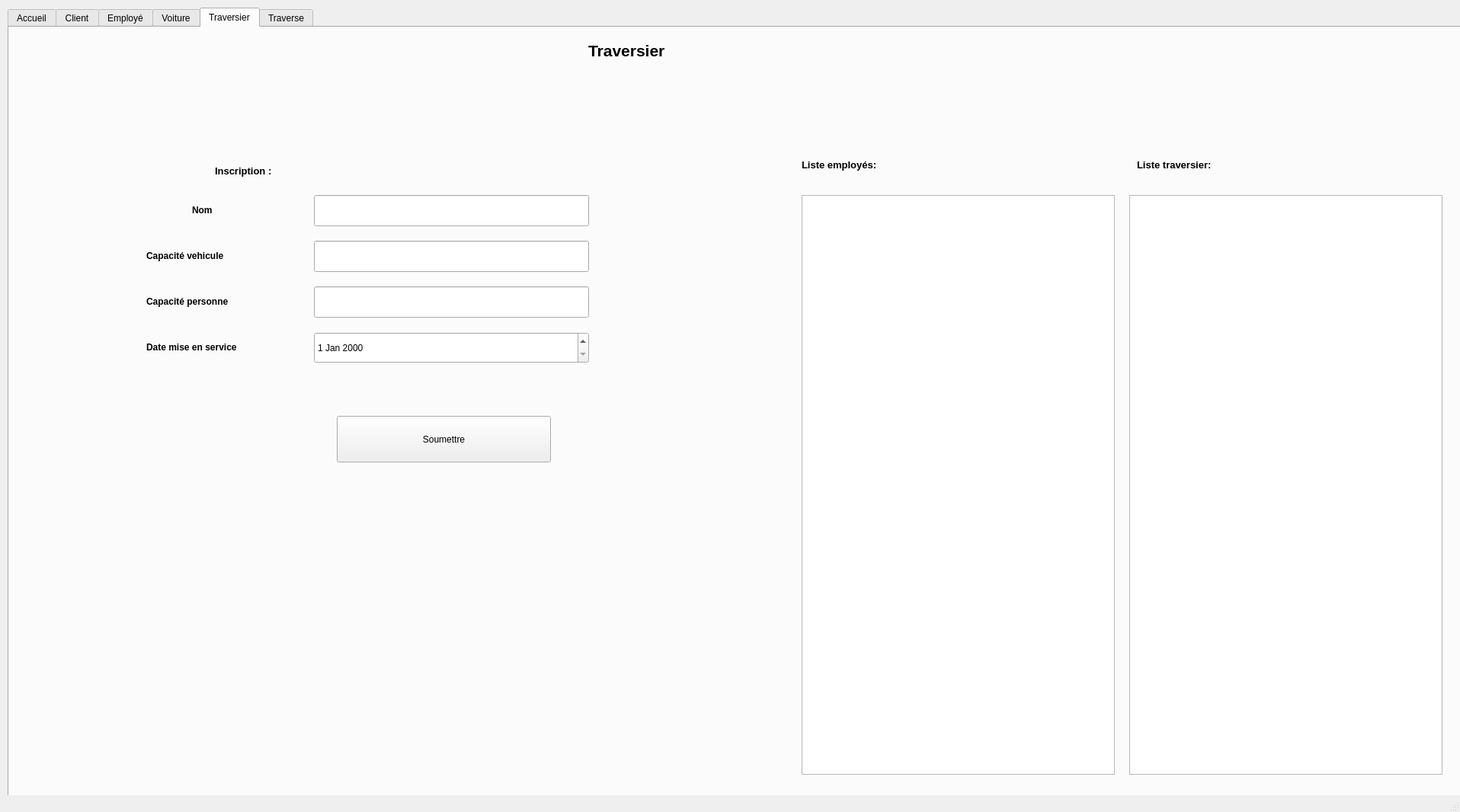
<?xml version="1.0" encoding="UTF-8"?>
<ui version="4.0">
 <class>MainWindow</class>
 <widget class="QMainWindow" name="MainWindow">
  <property name="windowModality">
   <enum>Qt::NonModal</enum>
  </property>
  <property name="geometry">
   <rect>
    <x>0</x>
    <y>0</y>
    <width>1916</width>
    <height>1066</height>
   </rect>
  </property>
  <property name="windowTitle">
   <string>MainWindow</string>
  </property>
  <widget class="QWidget" name="centralwidget">
   <widget class="QTabWidget" name="tabWidget">
    <property name="geometry">
     <rect>
      <x>10</x>
      <y>10</y>
      <width>1920</width>
      <height>1080</height>
     </rect>
    </property>
    <property name="sizePolicy">
     <sizepolicy hsizetype="Preferred" vsizetype="Preferred">
      <horstretch>0</horstretch>
      <verstretch>0</verstretch>
     </sizepolicy>
    </property>
    <property name="currentIndex">
     <number>4</number>
    </property>
    <widget class="QWidget" name="tab">
     <attribute name="title">
      <string>Accueil</string>
     </attribute>
     <widget class="QCalendarWidget" name="calendarWidget">
      <property name="geometry">
       <rect>
        <x>340</x>
        <y>240</y>
        <width>1081</width>
        <height>581</height>
       </rect>
      </property>
     </widget>
     <widget class="QLabel" name="Accueil">
      <property name="geometry">
       <rect>
        <x>830</x>
        <y>10</y>
        <width>211</width>
        <height>41</height>
       </rect>
      </property>
      <property name="font">
       <font>
        <pointsize>18</pointsize>
        <weight>75</weight>
        <bold>true</bold>
       </font>
      </property>
      <property name="text">
       <string>Accueil</string>
      </property>
     </widget>
    </widget>
    <widget class="QWidget" name="Personne">
     <attribute name="title">
      <string>Client</string>
     </attribute>
     <widget class="QLineEdit" name="adresseClient">
      <property name="geometry">
       <rect>
        <x>580</x>
        <y>280</y>
        <width>361</width>
        <height>41</height>
       </rect>
      </property>
     </widget>
     <widget class="QLabel" name="label">
      <property name="geometry">
       <rect>
        <x>470</x>
        <y>170</y>
        <width>101</width>
        <height>20</height>
       </rect>
      </property>
      <property name="font">
       <font>
        <pointsize>9</pointsize>
        <weight>75</weight>
        <bold>true</bold>
       </font>
      </property>
      <property name="text">
       <string>Nom</string>
      </property>
     </widget>
     <widget class="QLineEdit" name="provienceClient">
      <property name="geometry">
       <rect>
        <x>580</x>
        <y>400</y>
        <width>361</width>
        <height>41</height>
       </rect>
      </property>
     </widget>
     <widget class="QLabel" name="label_3">
      <property name="geometry">
       <rect>
        <x>470</x>
        <y>350</y>
        <width>101</width>
        <height>21</height>
       </rect>
      </property>
      <property name="font">
       <font>
        <pointsize>9</pointsize>
        <weight>75</weight>
        <bold>true</bold>
       </font>
      </property>
      <property name="text">
       <string>Ville</string>
      </property>
     </widget>
     <widget class="QLineEdit" name="villeClient">
      <property name="geometry">
       <rect>
        <x>580</x>
        <y>340</y>
        <width>361</width>
        <height>41</height>
       </rect>
      </property>
     </widget>
     <widget class="QLineEdit" name="courrielClient">
      <property name="geometry">
       <rect>
        <x>580</x>
        <y>580</y>
        <width>361</width>
        <height>41</height>
       </rect>
      </property>
     </widget>
     <widget class="QLineEdit" name="codePostalClient">
      <property name="geometry">
       <rect>
        <x>580</x>
        <y>460</y>
        <width>361</width>
        <height>41</height>
       </rect>
      </property>
     </widget>
     <widget class="QLabel" name="label_7">
      <property name="geometry">
       <rect>
        <x>470</x>
        <y>590</y>
        <width>101</width>
        <height>20</height>
       </rect>
      </property>
      <property name="font">
       <font>
        <pointsize>9</pointsize>
        <weight>75</weight>
        <bold>true</bold>
       </font>
      </property>
      <property name="text">
       <string>Courriel</string>
      </property>
     </widget>
     <widget class="QLabel" name="label_6">
      <property name="geometry">
       <rect>
        <x>430</x>
        <y>520</y>
        <width>141</width>
        <height>41</height>
       </rect>
      </property>
      <property name="font">
       <font>
        <pointsize>9</pointsize>
        <weight>75</weight>
        <bold>true</bold>
       </font>
      </property>
      <property name="text">
       <string>Téléphone</string>
      </property>
     </widget>
     <widget class="QLineEdit" name="telephoneClient">
      <property name="geometry">
       <rect>
        <x>580</x>
        <y>520</y>
        <width>361</width>
        <height>41</height>
       </rect>
      </property>
     </widget>
     <widget class="QLabel" name="label_8">
      <property name="geometry">
       <rect>
        <x>920</x>
        <y>10</y>
        <width>211</width>
        <height>41</height>
       </rect>
      </property>
      <property name="font">
       <font>
        <pointsize>16</pointsize>
        <weight>75</weight>
        <bold>true</bold>
       </font>
      </property>
      <property name="text">
       <string>Client</string>
      </property>
     </widget>
     <widget class="QLabel" name="label_5">
      <property name="geometry">
       <rect>
        <x>430</x>
        <y>460</y>
        <width>141</width>
        <height>41</height>
       </rect>
      </property>
      <property name="font">
       <font>
        <pointsize>9</pointsize>
        <weight>75</weight>
        <bold>true</bold>
       </font>
      </property>
      <property name="text">
       <string>Code postale</string>
      </property>
     </widget>
     <widget class="QLineEdit" name="nomClient">
      <property name="geometry">
       <rect>
        <x>580</x>
        <y>160</y>
        <width>361</width>
        <height>41</height>
       </rect>
      </property>
     </widget>
     <widget class="QLabel" name="label_4">
      <property name="geometry">
       <rect>
        <x>440</x>
        <y>400</y>
        <width>131</width>
        <height>41</height>
       </rect>
      </property>
      <property name="font">
       <font>
        <pointsize>9</pointsize>
        <weight>75</weight>
        <bold>true</bold>
       </font>
      </property>
      <property name="text">
       <string>Province </string>
      </property>
     </widget>
     <widget class="QLabel" name="label_2">
      <property name="geometry">
       <rect>
        <x>470</x>
        <y>290</y>
        <width>101</width>
        <height>16</height>
       </rect>
      </property>
      <property name="font">
       <font>
        <pointsize>9</pointsize>
        <weight>75</weight>
        <bold>true</bold>
       </font>
      </property>
      <property name="text">
       <string>Adresse</string>
      </property>
     </widget>
     <widget class="QListWidget" name="listeClient">
      <property name="geometry">
       <rect>
        <x>1440</x>
        <y>150</y>
        <width>411</width>
        <height>761</height>
       </rect>
      </property>
     </widget>
     <widget class="QLabel" name="label_9">
      <property name="geometry">
       <rect>
        <x>570</x>
        <y>120</y>
        <width>151</width>
        <height>16</height>
       </rect>
      </property>
      <property name="font">
       <font>
        <pointsize>10</pointsize>
        <weight>75</weight>
        <bold>true</bold>
       </font>
      </property>
      <property name="text">
       <string>Inscription :</string>
      </property>
     </widget>
     <widget class="QLabel" name="label_10">
      <property name="geometry">
       <rect>
        <x>1440</x>
        <y>130</y>
        <width>241</width>
        <height>16</height>
       </rect>
      </property>
      <property name="font">
       <font>
        <pointsize>10</pointsize>
        <weight>75</weight>
        <bold>true</bold>
       </font>
      </property>
      <property name="text">
       <string>Liste client :</string>
      </property>
     </widget>
     <widget class="QPushButton" name="btnClient">
      <property name="geometry">
       <rect>
        <x>620</x>
        <y>840</y>
        <width>281</width>
        <height>61</height>
       </rect>
      </property>
      <property name="text">
       <string>Soumettre</string>
      </property>
     </widget>
     <widget class="QLineEdit" name="numClient">
      <property name="geometry">
       <rect>
        <x>580</x>
        <y>640</y>
        <width>361</width>
        <height>41</height>
       </rect>
      </property>
     </widget>
     <widget class="QLabel" name="label_38">
      <property name="geometry">
       <rect>
        <x>410</x>
        <y>650</y>
        <width>161</width>
        <height>20</height>
       </rect>
      </property>
      <property name="font">
       <font>
        <pointsize>9</pointsize>
        <weight>75</weight>
        <bold>true</bold>
       </font>
      </property>
      <property name="text">
       <string>Numéro d'identification</string>
      </property>
     </widget>
     <widget class="QLineEdit" name="sexeClient">
      <property name="geometry">
       <rect>
        <x>580</x>
        <y>700</y>
        <width>361</width>
        <height>41</height>
       </rect>
      </property>
     </widget>
     <widget class="QDateEdit" name="dateNaissance">
      <property name="geometry">
       <rect>
        <x>580</x>
        <y>760</y>
        <width>361</width>
        <height>41</height>
       </rect>
      </property>
     </widget>
     <widget class="QLabel" name="label_39">
      <property name="geometry">
       <rect>
        <x>440</x>
        <y>710</y>
        <width>131</width>
        <height>20</height>
       </rect>
      </property>
      <property name="font">
       <font>
        <pointsize>9</pointsize>
        <weight>75</weight>
        <bold>true</bold>
       </font>
      </property>
      <property name="text">
       <string>Sexe</string>
      </property>
     </widget>
     <widget class="QLabel" name="label_40">
      <property name="geometry">
       <rect>
        <x>410</x>
        <y>770</y>
        <width>161</width>
        <height>20</height>
       </rect>
      </property>
      <property name="font">
       <font>
        <pointsize>9</pointsize>
        <weight>75</weight>
        <bold>true</bold>
       </font>
      </property>
      <property name="text">
       <string>Date de naissance</string>
      </property>
     </widget>
     <widget class="QPushButton" name="btnClient_2">
      <property name="geometry">
       <rect>
        <x>1520</x>
        <y>920</y>
        <width>281</width>
        <height>51</height>
       </rect>
      </property>
      <property name="text">
       <string>Supprimer</string>
      </property>
     </widget>
     <widget class="QLineEdit" name="prenomClient">
      <property name="geometry">
       <rect>
        <x>580</x>
        <y>220</y>
        <width>361</width>
        <height>41</height>
       </rect>
      </property>
     </widget>
     <widget class="QLabel" name="label_41">
      <property name="geometry">
       <rect>
        <x>470</x>
        <y>230</y>
        <width>101</width>
        <height>20</height>
       </rect>
      </property>
      <property name="font">
       <font>
        <pointsize>9</pointsize>
        <weight>75</weight>
        <bold>true</bold>
       </font>
      </property>
      <property name="text">
       <string>Prenom</string>
      </property>
     </widget>
    </widget>
    <widget class="QWidget" name="tab_4">
     <attribute name="title">
      <string>Employé</string>
     </attribute>
     <widget class="QLabel" name="label_21">
      <property name="geometry">
       <rect>
        <x>840</x>
        <y>0</y>
        <width>321</width>
        <height>101</height>
       </rect>
      </property>
      <property name="font">
       <font>
        <pointsize>16</pointsize>
        <weight>75</weight>
        <bold>true</bold>
       </font>
      </property>
      <property name="text">
       <string>Employé</string>
      </property>
     </widget>
     <widget class="QLabel" name="label_22">
      <property name="geometry">
       <rect>
        <x>450</x>
        <y>160</y>
        <width>211</width>
        <height>51</height>
       </rect>
      </property>
      <property name="font">
       <font>
        <pointsize>10</pointsize>
        <weight>75</weight>
        <bold>true</bold>
       </font>
      </property>
      <property name="text">
       <string>Inscription :</string>
      </property>
     </widget>
     <widget class="QLabel" name="label_23">
      <property name="geometry">
       <rect>
        <x>400</x>
        <y>210</y>
        <width>91</width>
        <height>31</height>
       </rect>
      </property>
      <property name="font">
       <font>
        <pointsize>9</pointsize>
        <weight>75</weight>
        <bold>true</bold>
       </font>
      </property>
      <property name="text">
       <string>Nom</string>
      </property>
     </widget>
     <widget class="QLineEdit" name="nomEmploye">
      <property name="geometry">
       <rect>
        <x>500</x>
        <y>210</y>
        <width>361</width>
        <height>41</height>
       </rect>
      </property>
     </widget>
     <widget class="QLabel" name="label_24">
      <property name="geometry">
       <rect>
        <x>1440</x>
        <y>120</y>
        <width>171</width>
        <height>51</height>
       </rect>
      </property>
      <property name="font">
       <font>
        <pointsize>10</pointsize>
        <weight>75</weight>
        <bold>true</bold>
       </font>
      </property>
      <property name="text">
       <string>Liste employés :</string>
      </property>
     </widget>
     <widget class="QListWidget" name="listeEmploye">
      <property name="geometry">
       <rect>
        <x>1440</x>
        <y>160</y>
        <width>411</width>
        <height>761</height>
       </rect>
      </property>
     </widget>
     <widget class="QLabel" name="label_25">
      <property name="geometry">
       <rect>
        <x>380</x>
        <y>330</y>
        <width>111</width>
        <height>20</height>
       </rect>
      </property>
      <property name="font">
       <font>
        <pointsize>9</pointsize>
        <weight>75</weight>
        <bold>true</bold>
       </font>
      </property>
      <property name="text">
       <string>Adresse</string>
      </property>
     </widget>
     <widget class="QLabel" name="label_26">
      <property name="geometry">
       <rect>
        <x>400</x>
        <y>390</y>
        <width>91</width>
        <height>20</height>
       </rect>
      </property>
      <property name="font">
       <font>
        <pointsize>9</pointsize>
        <weight>75</weight>
        <bold>true</bold>
       </font>
      </property>
      <property name="text">
       <string>Ville</string>
      </property>
     </widget>
     <widget class="QLabel" name="label_27">
      <property name="geometry">
       <rect>
        <x>370</x>
        <y>450</y>
        <width>111</width>
        <height>20</height>
       </rect>
      </property>
      <property name="font">
       <font>
        <pointsize>9</pointsize>
        <weight>75</weight>
        <bold>true</bold>
       </font>
      </property>
      <property name="text">
       <string>Province</string>
      </property>
     </widget>
     <widget class="QLabel" name="label_28">
      <property name="geometry">
       <rect>
        <x>370</x>
        <y>510</y>
        <width>111</width>
        <height>20</height>
       </rect>
      </property>
      <property name="font">
       <font>
        <pointsize>9</pointsize>
        <weight>75</weight>
        <bold>true</bold>
       </font>
      </property>
      <property name="text">
       <string>Code postal</string>
      </property>
     </widget>
     <widget class="QLabel" name="label_29">
      <property name="geometry">
       <rect>
        <x>370</x>
        <y>570</y>
        <width>111</width>
        <height>20</height>
       </rect>
      </property>
      <property name="font">
       <font>
        <pointsize>9</pointsize>
        <weight>75</weight>
        <bold>true</bold>
       </font>
      </property>
      <property name="text">
       <string>Téléphone</string>
      </property>
     </widget>
     <widget class="QLabel" name="label_30">
      <property name="geometry">
       <rect>
        <x>370</x>
        <y>630</y>
        <width>121</width>
        <height>20</height>
       </rect>
      </property>
      <property name="font">
       <font>
        <pointsize>9</pointsize>
        <weight>75</weight>
        <bold>true</bold>
       </font>
      </property>
      <property name="text">
       <string>Courriel</string>
      </property>
     </widget>
     <widget class="QLineEdit" name="adresseEmploye">
      <property name="geometry">
       <rect>
        <x>500</x>
        <y>320</y>
        <width>361</width>
        <height>41</height>
       </rect>
      </property>
     </widget>
     <widget class="QLineEdit" name="villeEmploye">
      <property name="geometry">
       <rect>
        <x>500</x>
        <y>380</y>
        <width>361</width>
        <height>41</height>
       </rect>
      </property>
     </widget>
     <widget class="QLineEdit" name="provinceEmploye">
      <property name="geometry">
       <rect>
        <x>500</x>
        <y>440</y>
        <width>361</width>
        <height>41</height>
       </rect>
      </property>
     </widget>
     <widget class="QLineEdit" name="codePostalEmploye">
      <property name="geometry">
       <rect>
        <x>500</x>
        <y>500</y>
        <width>361</width>
        <height>41</height>
       </rect>
      </property>
     </widget>
     <widget class="QLineEdit" name="telephoneEmploye">
      <property name="geometry">
       <rect>
        <x>500</x>
        <y>560</y>
        <width>361</width>
        <height>41</height>
       </rect>
      </property>
     </widget>
     <widget class="QLineEdit" name="courrielEmploye">
      <property name="geometry">
       <rect>
        <x>500</x>
        <y>620</y>
        <width>361</width>
        <height>41</height>
       </rect>
      </property>
     </widget>
     <widget class="QLabel" name="label_31">
      <property name="geometry">
       <rect>
        <x>380</x>
        <y>690</y>
        <width>111</width>
        <height>20</height>
       </rect>
      </property>
      <property name="font">
       <font>
        <pointsize>9</pointsize>
        <weight>75</weight>
        <bold>true</bold>
       </font>
      </property>
      <property name="text">
       <string>NAS</string>
      </property>
     </widget>
     <widget class="QLineEdit" name="nasEmploye">
      <property name="geometry">
       <rect>
        <x>500</x>
        <y>680</y>
        <width>361</width>
        <height>41</height>
       </rect>
      </property>
     </widget>
     <widget class="QPushButton" name="btnEmploye">
      <property name="geometry">
       <rect>
        <x>550</x>
        <y>750</y>
        <width>281</width>
        <height>61</height>
       </rect>
      </property>
      <property name="text">
       <string>Soumettre</string>
      </property>
     </widget>
     <widget class="QLineEdit" name="prenomEmploye">
      <property name="geometry">
       <rect>
        <x>500</x>
        <y>260</y>
        <width>361</width>
        <height>41</height>
       </rect>
      </property>
     </widget>
     <widget class="QLabel" name="label_42">
      <property name="geometry">
       <rect>
        <x>400</x>
        <y>270</y>
        <width>91</width>
        <height>31</height>
       </rect>
      </property>
      <property name="font">
       <font>
        <pointsize>9</pointsize>
        <weight>75</weight>
        <bold>true</bold>
       </font>
      </property>
      <property name="text">
       <string>Prenom</string>
      </property>
     </widget>
     <widget class="QPushButton" name="btnEmploye_2">
      <property name="geometry">
       <rect>
        <x>1510</x>
        <y>940</y>
        <width>281</width>
        <height>61</height>
       </rect>
      </property>
      <property name="text">
       <string>Supprimer</string>
      </property>
     </widget>
    </widget>
    <widget class="QWidget" name="tab_2">
     <attribute name="title">
      <string>Voiture</string>
     </attribute>
     <widget class="QLabel" name="label_11">
      <property name="geometry">
       <rect>
        <x>890</x>
        <y>20</y>
        <width>311</width>
        <height>41</height>
       </rect>
      </property>
      <property name="font">
       <font>
        <pointsize>16</pointsize>
        <weight>75</weight>
        <bold>true</bold>
       </font>
      </property>
      <property name="text">
       <string>Voiture</string>
      </property>
     </widget>
     <widget class="QLabel" name="label_44">
      <property name="geometry">
       <rect>
        <x>1440</x>
        <y>180</y>
        <width>181</width>
        <height>16</height>
       </rect>
      </property>
      <property name="font">
       <font>
        <pointsize>10</pointsize>
        <weight>75</weight>
        <bold>true</bold>
       </font>
      </property>
      <property name="text">
       <string>Liste Voiture:</string>
      </property>
     </widget>
     <widget class="QListWidget" name="listeVoiture">
      <property name="geometry">
       <rect>
        <x>1440</x>
        <y>220</y>
        <width>411</width>
        <height>761</height>
       </rect>
      </property>
     </widget>
     <widget class="QLabel" name="label_12">
      <property name="geometry">
       <rect>
        <x>500</x>
        <y>170</y>
        <width>181</width>
        <height>16</height>
       </rect>
      </property>
      <property name="font">
       <font>
        <pointsize>10</pointsize>
        <weight>75</weight>
        <bold>true</bold>
       </font>
      </property>
      <property name="text">
       <string>Inscription :</string>
      </property>
     </widget>
     <widget class="QLabel" name="label_13">
      <property name="geometry">
       <rect>
        <x>510</x>
        <y>230</y>
        <width>71</width>
        <height>20</height>
       </rect>
      </property>
      <property name="font">
       <font>
        <pointsize>9</pointsize>
        <weight>75</weight>
        <bold>true</bold>
       </font>
      </property>
      <property name="text">
       <string>Marque</string>
      </property>
     </widget>
     <widget class="QLabel" name="label_14">
      <property name="geometry">
       <rect>
        <x>510</x>
        <y>290</y>
        <width>71</width>
        <height>20</height>
       </rect>
      </property>
      <property name="font">
       <font>
        <pointsize>9</pointsize>
        <weight>75</weight>
        <bold>true</bold>
       </font>
      </property>
      <property name="text">
       <string>Modèle</string>
      </property>
     </widget>
     <widget class="QLabel" name="label_15">
      <property name="geometry">
       <rect>
        <x>510</x>
        <y>350</y>
        <width>71</width>
        <height>20</height>
       </rect>
      </property>
      <property name="font">
       <font>
        <pointsize>9</pointsize>
        <weight>75</weight>
        <bold>true</bold>
       </font>
      </property>
      <property name="text">
       <string>Couleur</string>
      </property>
     </widget>
     <widget class="QLabel" name="label_16">
      <property name="geometry">
       <rect>
        <x>510</x>
        <y>410</y>
        <width>71</width>
        <height>20</height>
       </rect>
      </property>
      <property name="font">
       <font>
        <pointsize>9</pointsize>
        <weight>75</weight>
        <bold>true</bold>
       </font>
      </property>
      <property name="text">
       <string>Année</string>
      </property>
     </widget>
     <widget class="QLabel" name="label_17">
      <property name="geometry">
       <rect>
        <x>410</x>
        <y>470</y>
        <width>161</width>
        <height>20</height>
       </rect>
      </property>
      <property name="font">
       <font>
        <pointsize>9</pointsize>
        <weight>75</weight>
        <bold>true</bold>
       </font>
      </property>
      <property name="text">
       <string>Immatriculation</string>
      </property>
     </widget>
     <widget class="QLineEdit" name="marqueVoiture">
      <property name="geometry">
       <rect>
        <x>590</x>
        <y>220</y>
        <width>361</width>
        <height>41</height>
       </rect>
      </property>
     </widget>
     <widget class="QLineEdit" name="modeleVoiture">
      <property name="geometry">
       <rect>
        <x>590</x>
        <y>280</y>
        <width>361</width>
        <height>41</height>
       </rect>
      </property>
     </widget>
     <widget class="QLineEdit" name="couleurVoiture">
      <property name="geometry">
       <rect>
        <x>590</x>
        <y>340</y>
        <width>361</width>
        <height>41</height>
       </rect>
      </property>
     </widget>
     <widget class="QLineEdit" name="immatriculationVoiture">
      <property name="geometry">
       <rect>
        <x>590</x>
        <y>460</y>
        <width>361</width>
        <height>41</height>
       </rect>
      </property>
     </widget>
     <widget class="QPushButton" name="btnVoiture">
      <property name="geometry">
       <rect>
        <x>640</x>
        <y>730</y>
        <width>281</width>
        <height>61</height>
       </rect>
      </property>
      <property name="text">
       <string>Soumettre</string>
      </property>
     </widget>
     <widget class="QLabel" name="label_18">
      <property name="geometry">
       <rect>
        <x>410</x>
        <y>530</y>
        <width>171</width>
        <height>20</height>
       </rect>
      </property>
      <property name="font">
       <font>
        <pointsize>9</pointsize>
        <weight>75</weight>
        <bold>true</bold>
       </font>
      </property>
      <property name="text">
       <string>nom du type de véhicule</string>
      </property>
     </widget>
     <widget class="QLineEdit" name="typeVoiture">
      <property name="geometry">
       <rect>
        <x>590</x>
        <y>520</y>
        <width>361</width>
        <height>41</height>
       </rect>
      </property>
     </widget>
     <widget class="QLabel" name="label_19">
      <property name="geometry">
       <rect>
        <x>410</x>
        <y>590</y>
        <width>171</width>
        <height>20</height>
       </rect>
      </property>
      <property name="font">
       <font>
        <pointsize>9</pointsize>
        <weight>75</weight>
        <bold>true</bold>
       </font>
      </property>
      <property name="text">
       <string>Nombre de roue</string>
      </property>
     </widget>
     <widget class="QLineEdit" name="nbRoueVoiture">
      <property name="geometry">
       <rect>
        <x>590</x>
        <y>580</y>
        <width>361</width>
        <height>41</height>
       </rect>
      </property>
     </widget>
     <widget class="QLabel" name="label_20">
      <property name="geometry">
       <rect>
        <x>410</x>
        <y>650</y>
        <width>171</width>
        <height>20</height>
       </rect>
      </property>
      <property name="font">
       <font>
        <pointsize>9</pointsize>
        <weight>75</weight>
        <bold>true</bold>
       </font>
      </property>
      <property name="text">
       <string>PrixTraverse</string>
      </property>
     </widget>
     <widget class="QLineEdit" name="prixTraverseVoiture">
      <property name="geometry">
       <rect>
        <x>590</x>
        <y>640</y>
        <width>361</width>
        <height>41</height>
       </rect>
      </property>
     </widget>
     <widget class="QDateEdit" name="dateVoiture">
      <property name="geometry">
       <rect>
        <x>590</x>
        <y>400</y>
        <width>361</width>
        <height>41</height>
       </rect>
      </property>
     </widget>
    </widget>
    <widget class="QWidget" name="tab_3">
     <attribute name="title">
      <string>Traversier</string>
     </attribute>
     <widget class="QLabel" name="label_32">
      <property name="geometry">
       <rect>
        <x>760</x>
        <y>10</y>
        <width>301</width>
        <height>41</height>
       </rect>
      </property>
      <property name="font">
       <font>
        <pointsize>16</pointsize>
        <weight>75</weight>
        <bold>true</bold>
       </font>
      </property>
      <property name="text">
       <string>Traversier</string>
      </property>
     </widget>
     <widget class="QLabel" name="listeVoiture_4">
      <property name="geometry">
       <rect>
        <x>1480</x>
        <y>170</y>
        <width>201</width>
        <height>20</height>
       </rect>
      </property>
      <property name="font">
       <font>
        <pointsize>10</pointsize>
        <weight>75</weight>
        <bold>true</bold>
       </font>
      </property>
      <property name="text">
       <string>Liste traversier:</string>
      </property>
     </widget>
     <widget class="QListWidget" name="listeTraversier">
      <property name="geometry">
       <rect>
        <x>1470</x>
        <y>220</y>
        <width>411</width>
        <height>761</height>
       </rect>
      </property>
     </widget>
     <widget class="QLabel" name="label_33">
      <property name="geometry">
       <rect>
        <x>270</x>
        <y>180</y>
        <width>221</width>
        <height>16</height>
       </rect>
      </property>
      <property name="font">
       <font>
        <pointsize>10</pointsize>
        <weight>75</weight>
        <bold>true</bold>
       </font>
      </property>
      <property name="text">
       <string>Inscription :</string>
      </property>
     </widget>
     <widget class="QLabel" name="label_34">
      <property name="geometry">
       <rect>
        <x>240</x>
        <y>230</y>
        <width>101</width>
        <height>20</height>
       </rect>
      </property>
      <property name="font">
       <font>
        <pointsize>9</pointsize>
        <weight>75</weight>
        <bold>true</bold>
       </font>
      </property>
      <property name="text">
       <string>Nom</string>
      </property>
     </widget>
     <widget class="QLineEdit" name="nomTraversier">
      <property name="geometry">
       <rect>
        <x>400</x>
        <y>220</y>
        <width>361</width>
        <height>41</height>
       </rect>
      </property>
     </widget>
     <widget class="QLabel" name="label_35">
      <property name="geometry">
       <rect>
        <x>180</x>
        <y>290</y>
        <width>211</width>
        <height>20</height>
       </rect>
      </property>
      <property name="font">
       <font>
        <pointsize>9</pointsize>
        <weight>75</weight>
        <bold>true</bold>
       </font>
      </property>
      <property name="text">
       <string>Capacité vehicule</string>
      </property>
     </widget>
     <widget class="QLineEdit" name="capaVehiculeTraversier">
      <property name="geometry">
       <rect>
        <x>400</x>
        <y>280</y>
        <width>361</width>
        <height>41</height>
       </rect>
      </property>
     </widget>
     <widget class="QLabel" name="label_36">
      <property name="geometry">
       <rect>
        <x>180</x>
        <y>350</y>
        <width>211</width>
        <height>20</height>
       </rect>
      </property>
      <property name="font">
       <font>
        <pointsize>9</pointsize>
        <weight>75</weight>
        <bold>true</bold>
       </font>
      </property>
      <property name="text">
       <string>Capacité personne</string>
      </property>
     </widget>
     <widget class="QLineEdit" name="capaPersonneTraversier">
      <property name="geometry">
       <rect>
        <x>400</x>
        <y>340</y>
        <width>361</width>
        <height>41</height>
       </rect>
      </property>
     </widget>
     <widget class="QLabel" name="label_37">
      <property name="geometry">
       <rect>
        <x>180</x>
        <y>410</y>
        <width>201</width>
        <height>20</height>
       </rect>
      </property>
      <property name="font">
       <font>
        <pointsize>9</pointsize>
        <weight>75</weight>
        <bold>true</bold>
       </font>
      </property>
      <property name="text">
       <string>Date mise en service</string>
      </property>
     </widget>
     <widget class="QDateEdit" name="dateTraversier">
      <property name="geometry">
       <rect>
        <x>400</x>
        <y>400</y>
        <width>361</width>
        <height>41</height>
       </rect>
      </property>
     </widget>
     <widget class="QListWidget" name="listeEmployerTraversier">
      <property name="geometry">
       <rect>
        <x>1040</x>
        <y>220</y>
        <width>411</width>
        <height>761</height>
       </rect>
      </property>
     </widget>
     <widget class="QLabel" name="listeVoiture_7">
      <property name="geometry">
       <rect>
        <x>1040</x>
        <y>170</y>
        <width>281</width>
        <height>21</height>
       </rect>
      </property>
      <property name="font">
       <font>
        <pointsize>10</pointsize>
        <weight>75</weight>
        <bold>true</bold>
       </font>
      </property>
      <property name="text">
       <string>Liste employés:</string>
      </property>
     </widget>
     <widget class="QPushButton" name="btnTraversier">
      <property name="geometry">
       <rect>
        <x>430</x>
        <y>510</y>
        <width>281</width>
        <height>61</height>
       </rect>
      </property>
      <property name="text">
       <string>Soumettre</string>
      </property>
     </widget>
    </widget>
    <widget class="QWidget" name="tab_5">
     <attribute name="title">
      <string>Traverse</string>
     </attribute>
     <widget class="QLabel" name="label_43">
      <property name="geometry">
       <rect>
        <x>940</x>
        <y>10</y>
        <width>301</width>
        <height>41</height>
       </rect>
      </property>
      <property name="font">
       <font>
        <pointsize>16</pointsize>
        <weight>75</weight>
        <bold>true</bold>
       </font>
      </property>
      <property name="text">
       <string>Traverse</string>
      </property>
     </widget>
     <widget class="QListWidget" name="listeEmployerTraversier_2">
      <property name="geometry">
       <rect>
        <x>1030</x>
        <y>120</y>
        <width>411</width>
        <height>761</height>
       </rect>
      </property>
     </widget>
     <widget class="QListWidget" name="listeEmployerTraversier_3">
      <property name="geometry">
       <rect>
        <x>1470</x>
        <y>120</y>
        <width>411</width>
        <height>761</height>
       </rect>
      </property>
     </widget>
    </widget>
   </widget>
  </widget>
  <widget class="QStatusBar" name="statusbar"/>
 </widget>
 <resources/>
 <connections/>
</ui>
